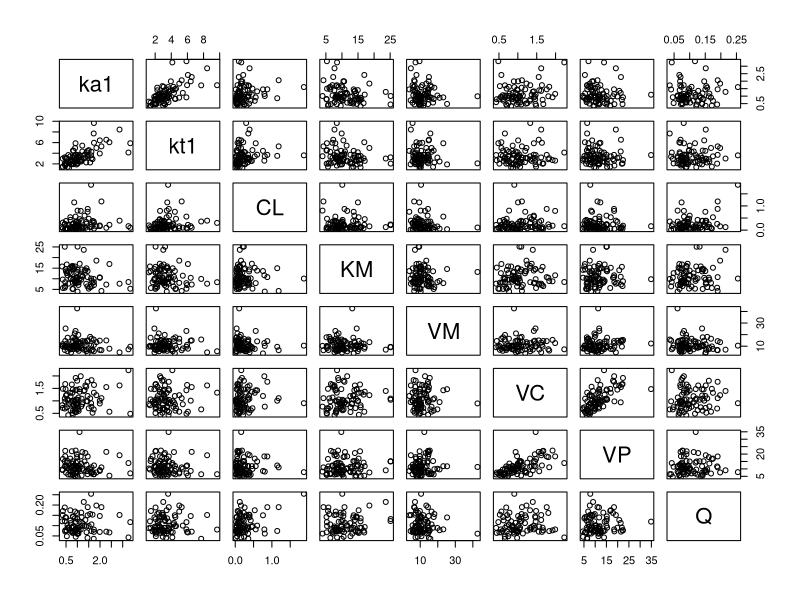

Write the R code that produced this figure.
###{ Section start: Simulate covariates
nSubjs <- 82
df.cov <- data.frame(ID=sprintf("%03d",1:nSubjs))


###} Section end



###{ Section start: simulate PK model parameters
## model:
## dA1dt = -ka1*A1
## dA2dt = ka1*A1-kt1*A2 
## dA3dt = kt1 * A2 - CL*A3/VC - A2/VC*VM/(KM+A2/V2)
## dA4dt = Q*(A3/VC-A4/VP)




tvpars=data.frame(ka1=1,kt1=3,CL=.2,KM=10,VM=10,VC=1,VP=10,Q=0.1)

diag.omega <- rep(.2,ncol(tvpars))
diag.omega[1:3] <- c(.3,.2,1)
omega <- diag(diag.omega)
rownames(omega) <- colnames(tvpars)
colnames(omega) <- colnames(tvpars)
omega
omega[2,1] <- omega[1,2] <- .3/2   ## ka kt
omega[3,6] <- omega[6,3] <- .1     ## CL VC
omega[3,8] <- omega[8,3] <- .1     ## CL Q
omega[6,7] <- omega[7,6] <- .3/2   ## VP VC
omega

library(MASS)
set.seed(9854934)
ETAS <- mvrnorm(n=nSubjs,mu=rep(0,ncol(tvpars)),Sigma=omega)

pars <- exp(ETAS)*tvpars[rep(1,nSubjs),]
pairs(pars)

pars$ID <- df.cov$ID


###} Section end


###{ Section start: simulate doses
## daily dosing for 14 days
NTIM.doses <- seq(0,by=24,length.out=14)
df.doses <- merge(data.frame(ID=df.cov$ID),data.frame(NTIM=NTIM.doses))
## df.doses

## use gaussian noise on NTIM
df.doses$noise.time.dose <- rnorm(n=nrow(df.doses),sd=2)
df.doses$TIME <- df.doses$NTIM + df.doses$noise.time.dose
df.doses <- as.data.frame(do.call(rbind,by(df.doses,df.doses$ID,function(x)
    data.frame(ID=unique(x$ID)
              ,NTIM=x$NTIM
              ,TIME=x$TIME-min(x$TIME))
    )))

df.doses

## miss doses at random


###} Section end




###{ Section start: Simulate with PKPDsim


## observation noise
## miss samples at random

###} Section end


###{ Section start: merge and export data for Nonmem


###} Section end

